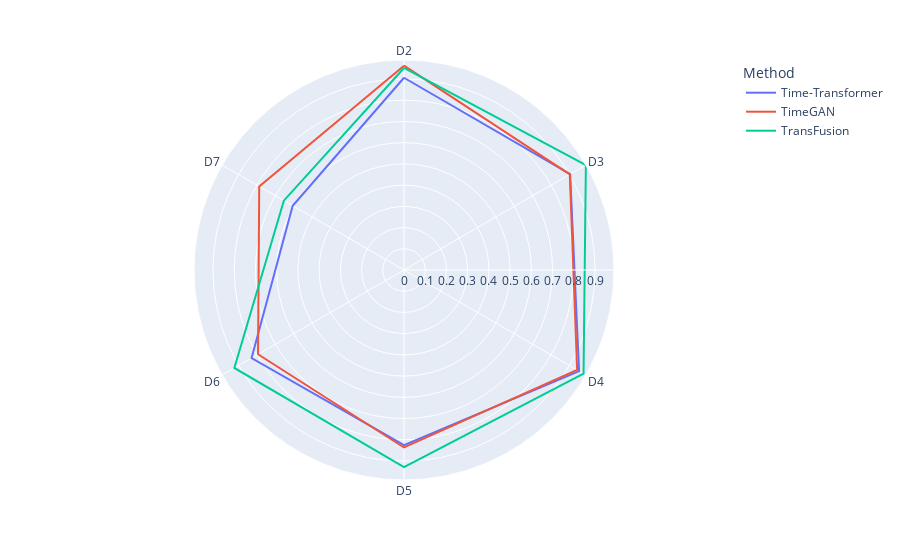

The notebook cell this image was saved under:
### Code cell
df_mean_by_dataset = df_minmax.stack().unstack(level=1).rename_axis(("Method","Metric")).groupby("Method").mean()

df_spider_by_dataset = df_mean_by_dataset.reset_index().melt(id_vars="Method")
df_spider_by_dataset = df_spider_by_dataset[df_spider_by_dataset["Method"] != "TTS-GAN"] # remove tts-gan



px.line_polar(df_spider_by_dataset, r="value", theta="Dataset", color="Method", line_close=True)

### Figure 1 — Plotly figure (JSON) as saved in the notebook; plotly's stock layout.template omitted (floating-point values rounded to 4 significant figures)
{"data": [{"hovertemplate": "Method=Time-Transformer<br>value=%{r}<br>Dataset=%{theta}<extra></extra>", "legendgroup": "Time-Transformer", "line": {"color": "#636efa", "dash": "solid"}, "marker": {"symbol": "circle"}, "mode": "lines", "name": "Time-Transformer", "r": [0.9058, 0.9039, 0.9526, 0.8253, 0.8292, 0.6055, 0.9058], "showlegend": true, "subplot": "polar", "theta": ["D2", "D3", "D4", "D5", "D6", "D7", "D2"], "type": "scatterpolar"}, {"hovertemplate": "Method=TimeGAN<br>value=%{r}<br>Dataset=%{theta}<extra></extra>", "legendgroup": "TimeGAN", "line": {"color": "#EF553B", "dash": "solid"}, "marker": {"symbol": "circle"}, "mode": "lines", "name": "TimeGAN", "r": [0.9627, 0.9019, 0.942, 0.8362, 0.794, 0.7876, 0.9627], "showlegend": true, "subplot": "polar", "theta": ["D2", "D3", "D4", "D5", "D6", "D7", "D2"], "type": "scatterpolar"}, {"hovertemplate": "Method=TransFusion<br>value=%{r}<br>Dataset=%{theta}<extra></extra>", "legendgroup": "TransFusion", "line": {"color": "#00cc96", "dash": "solid"}, "marker": {"symbol": "circle"}, "mode": "lines", "name": "TransFusion", "r": [0.9519, 0.9894, 0.9768, 0.9284, 0.923, 0.6537, 0.9519], "showlegend": true, "subplot": "polar", "theta": ["D2", "D3", "D4", "D5", "D6", "D7", "D2"], "type": "scatterpolar"}], "layout": {"legend": {"title": {"text": "Method"}, "tracegroupgap": 0}, "margin": {"t": 60}, "polar": {"angularaxis": {"direction": "clockwise", "rotation": 90}, "domain": {"x": [0, 1], "y": [0, 1]}}}}
